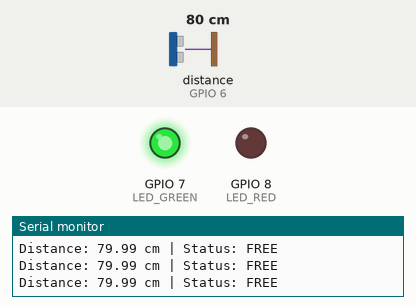
Recording of a sketch running on a simulated ESP32-S3. Shown: output pins drawn as LEDs (lit = HIGH), the last lines printed to the serial monitor. Wiring (inferred from the names in the program): ultrasonic range finder: trigger GPIO 5; echo GPIO 6. Inputs (shaded band) come from the test bench; at power-on: distance to the obstacle (sensor on GPIO 6) 80 cm. The echo pulse lasts 58.3 µs per cm; WiFi joins after 1.5 s; servers stay silent unless stated; uploads are accepted with an empty reply; pins used as bus, display or sensor lines are not drawn.

Above: at 2.7 s.
2.8 s: distance to the obstacle (sensor on GPIO 6) set to 12 cm
4.3 s: distance to the obstacle (sensor on GPIO 6) set to 9 cm
At 5.3 s:
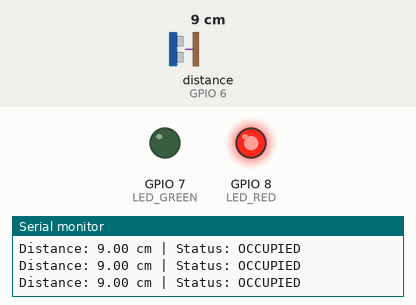
5.8 s: distance to the obstacle (sensor on GPIO 6) set to 18 cm
At 7.0 s:
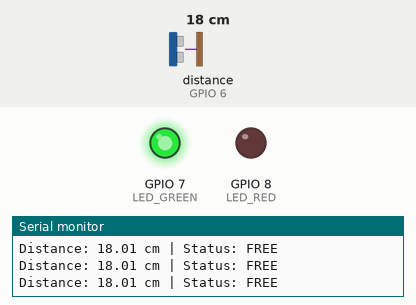
7.3 s: distance to the obstacle (sensor on GPIO 6) set to 2 cm
At 7.8 s:
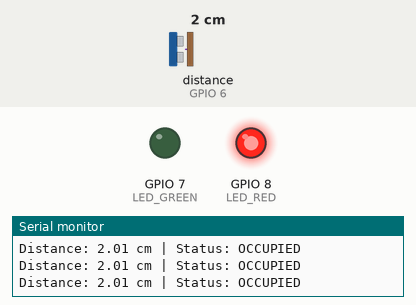
Timing chart, 0 to 9.8 s (numbered marks = the images above; inputs shaded):
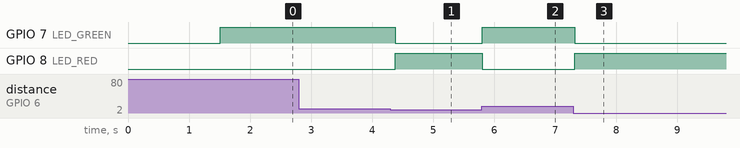

Measured:
- the behaviour switches between 11 and 10 cm on distance to the obstacle (sensor on GPIO 6) (found by bisection; images 0 and 1)
- after the input at 4.3 s, GPIO 7 (LED_GREEN): HIGH → LOW after 0.08 s; GPIO 8 (LED_RED): LOW → HIGH after 0.08 s
- after the input at 5.8 s, GPIO 7 (LED_GREEN): LOW → HIGH at once; GPIO 8 (LED_RED): HIGH → LOW at once
- after the input at 7.3 s, GPIO 7 (LED_GREEN): HIGH → LOW at once; GPIO 8 (LED_RED): LOW → HIGH at once

The sketch:

parking.ino
```cpp
/**
 * Smart Parking Sensor
 * ESP32-S3 + HC-SR04 Ultrasonic Sensor
 *
 * Measures distance to detect if a parking spot is occupied.
 * Sends data via WiFi HTTP POST to the City Sim backend API.
 *
 * Author: Matin Khajehfard
 * Project: City Sim - The Embedded Alliance
 * Tile: Parking
 */

#include <Arduino.h>
#include <WiFi.h>
#include <HTTPClient.h>

// --- WiFi config ---
const char* WIFI_SSID = "YOUR_WIFI_SSID";
const char* WIFI_PASS = "YOUR_WIFI_PASSWORD";

// --- API config ---
// Change this to the IP of the machine running docker compose
const char* API_BASE_URL = "http://192.168.1.100:8000";
const int SPOT_NUMBER = 1;

// --- Ultrasonic sensor pins ---
#define TRIG_PIN 5
#define ECHO_PIN 6

// --- LED indicators ---
#define LED_GREEN 7
#define LED_RED 8

// --- Settings ---
const float OCCUPIED_THRESHOLD_CM = 10.0;
const unsigned long SEND_INTERVAL_MS = 2000;  // Send every 2 seconds

unsigned long lastSendTime = 0;

/**
 * Measure distance with HC-SR04 ultrasonic sensor.
 * Returns distance in centimeters.
 */
float measureDistance() {
  // Send trigger pulse
  digitalWrite(TRIG_PIN, LOW);
  delayMicroseconds(2);
  digitalWrite(TRIG_PIN, HIGH);
  delayMicroseconds(10);
  digitalWrite(TRIG_PIN, LOW);

  // Measure echo pulse duration
  long duration = pulseIn(ECHO_PIN, HIGH, 30000);  // 30ms timeout

  // No echo received
  if (duration == 0) {
    return -1.0;
  }

  // Convert to cm: speed of sound = 343 m/s = 0.0343 cm/us
  // Divide by 2 because sound travels to object and back
  float distance = (duration * 0.0343) / 2.0;
  return distance;
}

/**
 * Update LED indicators based on spot status.
 */
void updateLeds(bool occupied) {
  if (occupied) {
    digitalWrite(LED_RED, HIGH);
    digitalWrite(LED_GREEN, LOW);
  } else {
    digitalWrite(LED_RED, LOW);
    digitalWrite(LED_GREEN, HIGH);
  }
}

/**
 * Send distance reading to the backend API.
 */
void sendToApi(float distance) {
  if (WiFi.status() != WL_CONNECTED) {
    Serial.println("WiFi not connected, skipping API call");
    return;
  }

  HTTPClient http;
  String url = String(API_BASE_URL) + "/api/v1/parking/update/" + String(SPOT_NUMBER) + "?distance_cm=" + String(distance, 2);

  http.begin(url);
  http.addHeader("Content-Type", "application/json");

  int responseCode = http.POST("");

  if (responseCode > 0) {
    Serial.print("API response: ");
    Serial.println(responseCode);
    String response = http.getString();
    Serial.println(response);
  } else {
    Serial.print("API error: ");
    Serial.println(responseCode);
  }

  http.end();
}

/**
 * Connect to WiFi network.
 */
void connectWifi() {
  Serial.print("Connecting to WiFi");
  WiFi.begin(WIFI_SSID, WIFI_PASS);

  int attempts = 0;
  while (WiFi.status() != WL_CONNECTED && attempts < 20) {
    delay(500);
    Serial.print(".");
    attempts++;
  }

  if (WiFi.status() == WL_CONNECTED) {
    Serial.println();
    Serial.print("Connected. IP: ");
    Serial.println(WiFi.localIP());
  } else {
    Serial.println();
    Serial.println("WiFi connection failed. Running in offline mode.");
  }
}

void setup() {
  Serial.begin(115200);

  // Sensor pins
  pinMode(TRIG_PIN, OUTPUT);
  pinMode(ECHO_PIN, INPUT);

  // LED pins
  pinMode(LED_GREEN, OUTPUT);
  pinMode(LED_RED, OUTPUT);

  // Connect to WiFi
  connectWifi();

  Serial.println("Smart Parking Sensor started");
  Serial.print("Spot number: ");
  Serial.println(SPOT_NUMBER);
}

void loop() {
  float distance = measureDistance();

  if (distance < 0) {
    Serial.println("Sensor read error");
    return;
  }

  bool occupied = distance < OCCUPIED_THRESHOLD_CM;

  // Update LEDs immediately (local feedback)
  updateLeds(occupied);

  // Print to serial for debugging
  Serial.print("Distance: ");
  Serial.print(distance, 2);
  Serial.print(" cm | Status: ");
  Serial.println(occupied ? "OCCUPIED" : "FREE");

  // Send to API at interval
  if (millis() - lastSendTime >= SEND_INTERVAL_MS) {
    lastSendTime = millis();
    sendToApi(distance);
  }

  delay(100);
}
```
